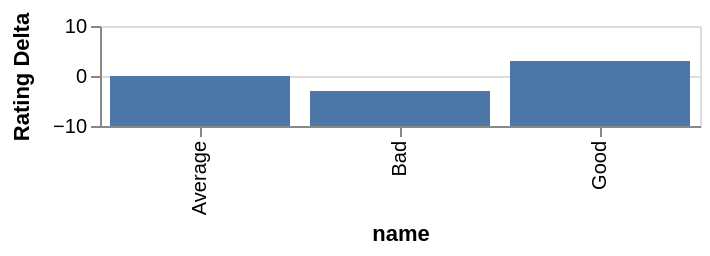

Here is the Vega-Lite specification saved for this chart:
### Vega specification from a JSON file in a GitHub repository (floating-point values rounded to 4 significant figures)
{"$schema": "https://vega.github.io/schema/vega/v3.0.json", "description": "Bar graph showing how each film differs from the average rating for that year", "autosize": "pad", "padding": 5, "width": 300, "height": 50, "style": "cell", "data": [{"name": "source_0", "values": [{"name": "Good", "Rating": 9, "Year": 2016}, {"name": "Bad", "Rating": 3, "Year": 2016}, {"name": "Average", "Rating": 5, "Year": 2015}]}, {"name": "data_0", "source": "source_0", "transform": [{"type": "window", "params": [null], "as": ["AverageYearRating"], "ops": ["mean"], "fields": ["Rating"], "groupby": ["Year"], "frame": [null, null]}, {"type": "formula", "expr": "datum.Rating - datum.AverageYearRating", "as": "RatingDelta"}, {"type": "filter", "expr": "datum[\"RatingDelta\"] !== null && !isNaN(datum[\"RatingDelta\"])"}]}], "marks": [{"name": "layer_0_marks", "type": "rect", "clip": true, "style": ["bar"], "from": {"data": "data_0"}, "encode": {"update": {"x": {"scale": "x", "field": "name"}, "width": {"scale": "x", "band": true}, "y": {"scale": "y", "field": "RatingDelta"}, "y2": {"field": {"group": "height"}}, "fill": {"value": "#4c78a8"}}}}], "scales": [{"name": "x", "type": "band", "domain": {"data": "data_0", "field": "name", "sort": true}, "range": [0, {"signal": "width"}], "paddingInner": 0.1, "paddingOuter": 0.05}, {"name": "y", "type": "linear", "domain": [-10, 10], "range": [{"signal": "height"}, 0], "nice": true, "zero": false}], "axes": [{"scale": "x", "orient": "bottom", "labelOverlap": true, "title": "name", "zindex": 1, "encode": {"labels": {"update": {"angle": {"value": 270}, "align": {"value": "right"}, "baseline": {"value": "middle"}}}}}, {"title": "Rating Delta", "scale": "y", "orient": "left", "labelOverlap": true, "tickCount": {"signal": "ceil(height/40)"}, "zindex": 1}, {"scale": "y", "orient": "left", "domain": false, "grid": true, "labels": false, "maxExtent": 0, "minExtent": 0, "tickCount": {"signal": "ceil(height/40)"}, "ticks": false, "zindex": 0, "gridScale": "x"}], "config": {"axisY": {"minExtent": 30}}}
